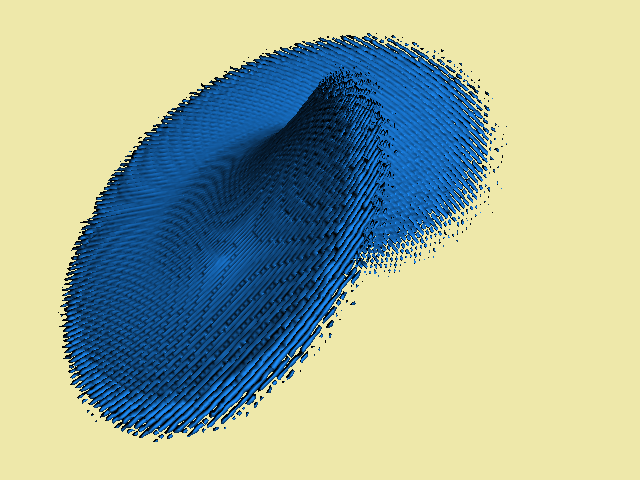

Source code (Python):
#!/usr/bin/env python

# Iso-surface of the Lorenz strange attractor computed by voxel visit counts.

# Factory overrides: importing these modules registers the OpenGL rendering
# and interaction style implementations for vtkRenderingCore factory classes.
import vtkmodules.vtkInteractionStyle  # noqa: F401
import vtkmodules.vtkRenderingOpenGL2  # noqa: F401

# VTK pipeline classes used in this example
from vtkmodules.vtkCommonCore import (
    vtkMinimalStandardRandomSequence,
    vtkShortArray,
)
from vtkmodules.vtkCommonDataModel import vtkStructuredPoints
from vtkmodules.vtkFiltersCore import vtkContourFilter
from vtkmodules.vtkRenderingCore import (
    vtkActor,
    vtkPolyDataMapper,
    vtkRenderWindow,
    vtkRenderWindowInteractor,
    vtkRenderer,
)

# Colors (normalized RGB)
dodger_blue_rgb = (0.118, 0.565, 1.0)
pale_goldenrod_rgb = (0.933, 0.910, 0.667)

# Lorenz system parameters
Pr = 10.0
b = 2.667
r = 28.0
h = 0.01
resolution = 200
iterations = 5000000
xmin, xmax = -30.0, 30.0
ymin, ymax = -30.0, 30.0
zmin, zmax = -10.0, 60.0

x_incr = resolution / (xmax - xmin)
y_incr = resolution / (ymax - ymin)
z_incr = resolution / (zmax - zmin)

# Random starting point
rng = vtkMinimalStandardRandomSequence()
rng.SetSeed(8775070)
x = rng.GetRangeValue(xmin, xmax)
rng.Next()
y = rng.GetRangeValue(ymin, ymax)
rng.Next()
z = rng.GetRangeValue(zmin, zmax)
rng.Next()

# Integrate the Lorenz equations, counting voxel visits
slice_size = resolution * resolution
num_pts = slice_size * resolution
scalars = vtkShortArray()
for i in range(num_pts):
    scalars.InsertTuple1(i, 0)

for _j in range(iterations):
    xx = x + h * Pr * (y - x)
    yy = y + h * (x * (r - z) - y)
    zz = z + h * (x * y - b * z)
    x, y, z = xx, yy, zz
    if xmin < x < xmax and ymin < y < ymax and zmin < z < zmax:
        ix = int((xx - xmin) * x_incr)
        iy = int((yy - ymin) * y_incr)
        iz = int((zz - zmin) * z_incr)
        idx = ix + iy * resolution + iz * slice_size
        scalars.SetTuple1(idx, scalars.GetTuple1(idx) + 1)

# StructuredPoints: voxel grid holding visit counts
volume = vtkStructuredPoints()
volume.GetPointData().SetScalars(scalars)
volume.SetDimensions(resolution, resolution, resolution)
volume.SetOrigin(xmin, ymin, zmin)
volume.SetSpacing(
    (xmax - xmin) / resolution,
    (ymax - ymin) / resolution,
    (zmax - zmin) / resolution,
)

# ContourFilter: extract iso-surface at visit count = 50
contour = vtkContourFilter()
contour.SetInputData(volume)
contour.SetValue(0, 50)

# Mapper: map polygon data to graphics primitives
mapper = vtkPolyDataMapper()
mapper.SetInputConnection(contour.GetOutputPort())
mapper.ScalarVisibilityOff()

# Actor: assign the mapped geometry
actor = vtkActor()
actor.SetMapper(mapper)
actor.GetProperty().SetColor(dodger_blue_rgb)

# Renderer: assemble the scene
renderer = vtkRenderer()
renderer.AddActor(actor)
renderer.SetBackground(pale_goldenrod_rgb)

# Window: display the rendered scene
render_window = vtkRenderWindow()
render_window.AddRenderer(renderer)
render_window.SetWindowName("lorenz")
render_window.SetMultiSamples(0)
render_window.SetSize(640, 480)

# Scene: configure camera
render_window.Render()
camera = renderer.GetActiveCamera()
camera.SetPosition(-67.645167, -25.714343, 63.483516)
camera.SetFocalPoint(3.224902, -4.398594, 29.552112)
camera.SetViewUp(-0.232264, 0.965078, 0.121151)
camera.SetDistance(81.414176)
camera.SetClippingRange(18.428905, 160.896031)

# Interactor: handle mouse and keyboard events
render_window_interactor = vtkRenderWindowInteractor()
render_window_interactor.SetRenderWindow(render_window)

# Launch the interactive visualization
render_window_interactor.Initialize()
render_window_interactor.Start()
